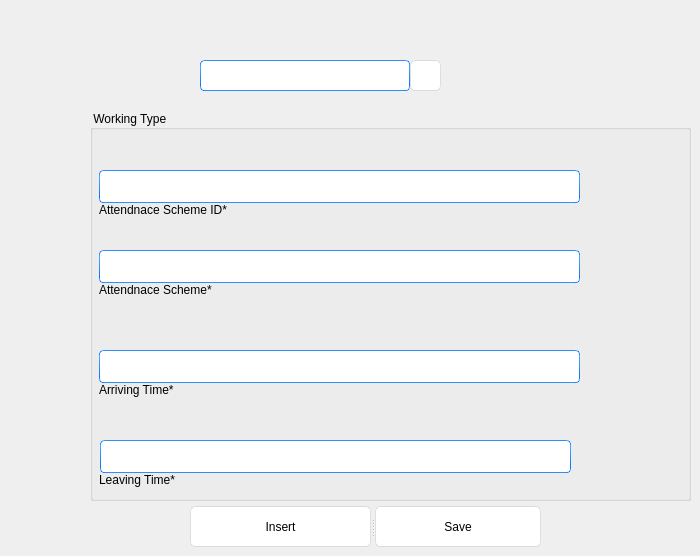
    <widget class="QWidget" name="page2">
     <widget class="QPushButton" name="search_att">
      <property name="geometry">
       <rect>
        <x>410</x>
        <y>60</y>
        <width>31</width>
        <height>31</height>
       </rect>
      </property>
      <property name="styleSheet">
       <string notr="true">QPushButton{
	font: 25 18pt &quot;Bahnschrift Light&quot;;
	border-style: solid;
	border-top-color: qlineargradient(spread:pad, x1:0.5, y1:1, x2:0.5, y2:0, stop:0 rgb(215, 215, 215), stop:1 rgb(222, 222, 222));
	border-right-color: qlineargradient(spread:pad, x1:0, y1:0.5, x2:1, y2:0.5, stop:0 rgb(217, 217, 217), stop:1 rgb(227, 227, 227));
	border-left-color: qlineargradient(spread:pad, x1:0, y1:0.5, x2:1, y2:0.5, stop:0 rgb(227, 227, 227), stop:1 rgb(217, 217, 217));
	border-bottom-color: qlineargradient(spread:pad, x1:0.5, y1:1, x2:0.5, y2:0, stop:0 rgb(215, 215, 215), stop:1 rgb(222, 222, 222));
	border-width: 1px;
	border-radius: 5px;
	color: rgb(0,0,0);
	padding: 2px;
	background-color: rgb(255,255,255);
}
QPushButton:hover{
	border-style: solid;
	border-top-color: qlineargradient(spread:pad, x1:0.5, y1:1, x2:0.5, y2:0, stop:0 rgb(195, 195, 195), stop:1 rgb(222, 222, 222));
	border-right-color: qlineargradient(spread:pad, x1:0, y1:0.5, x2:1, y2:0.5, stop:0 rgb(197, 197, 197), stop:1 rgb(227, 227, 227));
	border-left-color: qlineargradient(spread:pad, x1:0, y1:0.5, x2:1, y2:0.5, stop:0 rgb(227, 227, 227), stop:1 rgb(197, 197, 197));
	border-bottom-color: qlineargradient(spread:pad, x1:0.5, y1:1, x2:0.5, y2:0, stop:0 rgb(195, 195, 195), stop:1 rgb(222, 222, 222));
	border-width: 1px;
	border-radius: 5px;
	color: rgb(0,0,0);
	padding: 2px;
	background-color: rgb(255,255,255);
}
QPushButton:pressed{
	border-style: solid;
	border-top-color: qlineargradient(spread:pad, x1:0.5, y1:1, x2:0.5, y2:0, stop:0 rgb(215, 215, 215), stop:1 rgb(222, 222, 222));
	border-right-color: qlineargradient(spread:pad, x1:0, y1:0.5, x2:1, y2:0.5, stop:0 rgb(217, 217, 217), stop:1 rgb(227, 227, 227));
	border-left-color: qlineargradient(spread:pad, x1:0, y1:0.5, x2:1, y2:0.5, stop:0 rgb(227, 227, 227), stop:1 rgb(217, 217, 217));
	border-bottom-color: qlineargradient(spread:pad, x1:0.5, y1:1, x2:0.5, y2:0, stop:0 rgb(215, 215, 215), stop:1 rgb(222, 222, 222));
	border-width: 1px;
	border-radius: 5px;
	color: rgb(0,0,0);
	padding: 2px;
	background-color: rgb(142,142,142);
}
QPushButton:disabled{
	border-style: solid;
	border-top-color: qlineargradient(spread:pad, x1:0.5, y1:1, x2:0.5, y2:0, stop:0 rgb(215, 215, 215), stop:1 rgb(222, 222, 222));
	border-right-color: qlineargradient(spread:pad, x1:0, y1:0.5, x2:1, y2:0.5, stop:0 rgb(217, 217, 217), stop:1 rgb(227, 227, 227));
	border-left-color: qlineargradient(spread:pad, x1:0, y1:0.5, x2:1, y2:0.5, stop:0 rgb(227, 227, 227), stop:1 rgb(217, 217, 217));
	border-bottom-color: qlineargradient(spread:pad, x1:0.5, y1:1, x2:0.5, y2:0, stop:0 rgb(215, 215, 215), stop:1 rgb(222, 222, 222));
	border-width: 1px;
	border-radius: 5px;
	color: #808086;
	padding: 2px;
	background-color: rgb(142,142,142);
}</string>
      </property>
      <property name="text">
       <string/>
      </property>
      <property name="icon">
       <iconset>
        <normaloff>../icon1.jpg</normaloff>../icon1.jpg</iconset>
      </property>
      <property name="iconSize">
       <size>
        <width>32</width>
        <height>32</height>
       </size>
      </property>
     </widget>
     <widget class="QLineEdit" name="lineEdit_4">
      <property name="geometry">
       <rect>
        <x>200</x>
        <y>60</y>
        <width>210</width>
        <height>31</height>
       </rect>
      </property>
      <property name="styleSheet">
       <string notr="true">
border-width: 1px; border-radius: 4px;
background-color: rgb(255, 255, 255);
	border-style: solid;
	border-color: qlineargradient(spread:pad, x1:0.5, y1:1, x2:0.5, y2:0, stop:0 rgba(0, 113, 255, 255), stop:1 rgba(91, 171, 252, 255));</string>
      </property>
     </widget>
     <widget class="QGroupBox" name="groupBox_5">
      <property name="geometry">
       <rect>
        <x>90</x>
        <y>110</y>
        <width>601</width>
        <height>391</height>
       </rect>
      </property>
      <property name="title">
       <string> Working Type</string>
      </property>
      <property name="alignment">
       <set>Qt::AlignLeading|Qt::AlignLeft|Qt::AlignVCenter</set>
      </property>
      <property name="flat">
       <bool>true</bool>
      </property>
      <widget class="QLabel" name="label_6">
       <property name="geometry">
        <rect>
         <x>9</x>
         <y>170</y>
         <width>161</width>
         <height>19</height>
        </rect>
       </property>
       <property name="styleSheet">
        <string notr="true">font: 25 12pt &quot;Bahnschrift Light&quot;;</string>
       </property>
       <property name="text">
        <string>Attendnace Scheme*</string>
       </property>
      </widget>
      <widget class="QLabel" name="label_5">
       <property name="geometry">
        <rect>
         <x>9</x>
         <y>90</y>
         <width>181</width>
         <height>19</height>
        </rect>
       </property>
       <property name="styleSheet">
        <string notr="true">font: 25 12pt &quot;Bahnschrift Light&quot;;</string>
       </property>
       <property name="text">
        <string>Attendnace Scheme ID*</string>
       </property>
      </widget>
      <widget class="QLabel" name="label_7">
       <property name="geometry">
        <rect>
         <x>9</x>
         <y>270</y>
         <width>111</width>
         <height>19</height>
        </rect>
       </property>
       <property name="styleSheet">
        <string notr="true">font: 25 12pt &quot;Bahnschrift Light&quot;;</string>
       </property>
       <property name="text">
        <string>Arriving Time*</string>
       </property>
      </widget>
      <widget class="QLineEdit" name="att_line">
       <property name="geometry">
        <rect>
         <x>9</x>
         <y>140</y>
         <width>481</width>
         <height>33</height>
        </rect>
       </property>
       <property name="styleSheet">
        <string notr="true">
border-width: 1px; border-radius: 4px;
background-color: rgb(255, 255, 255);
	border-style: solid;
	border-color: qlineargradient(spread:pad, x1:0.5, y1:1, x2:0.5, y2:0, stop:0 rgba(0, 113, 255, 255), stop:1 rgba(91, 171, 252, 255));</string>
       </property>
      </widget>
      <widget class="QLineEdit" name="leave_line">
       <property name="geometry">
        <rect>
         <x>10</x>
         <y>330</y>
         <width>471</width>
         <height>33</height>
        </rect>
       </property>
       <property name="styleSheet">
        <string notr="true">
border-width: 1px; border-radius: 4px;
background-color: rgb(255, 255, 255);
	border-style: solid;
	border-color: qlineargradient(spread:pad, x1:0.5, y1:1, x2:0.5, y2:0, stop:0 rgba(0, 113, 255, 255), stop:1 rgba(91, 171, 252, 255));</string>
       </property>
      </widget>
      <widget class="QLineEdit" name="arrive_line">
       <property name="geometry">
        <rect>
         <x>9</x>
         <y>240</y>
         <width>481</width>
         <height>33</height>
        </rect>
       </property>
       <property name="styleSheet">
        <string notr="true">
border-width: 1px; border-radius: 4px;
background-color: rgb(255, 255, 255);
	border-style: solid;
	border-color: qlineargradient(spread:pad, x1:0.5, y1:1, x2:0.5, y2:0, stop:0 rgba(0, 113, 255, 255), stop:1 rgba(91, 171, 252, 255));</string>
       </property>
      </widget>
      <widget class="QLineEdit" name="attid_line">
       <property name="geometry">
        <rect>
         <x>9</x>
         <y>60</y>
         <width>481</width>
         <height>33</height>
        </rect>
       </property>
       <property name="styleSheet">
        <string notr="true">
border-width: 1px; border-radius: 4px;
background-color: rgb(255, 255, 255);
	border-style: solid;
	border-color: qlineargradient(spread:pad, x1:0.5, y1:1, x2:0.5, y2:0, stop:0 rgba(0, 113, 255, 255), stop:1 rgba(91, 171, 252, 255));</string>
       </property>
      </widget>
      <widget class="QLabel" name="label_8">
       <property name="geometry">
        <rect>
         <x>9</x>
         <y>360</y>
         <width>111</width>
         <height>19</height>
        </rect>
       </property>
       <property name="styleSheet">
        <string notr="true">font: 25 12pt &quot;Bahnschrift Light&quot;;</string>
       </property>
       <property name="text">
        <string>Leaving Time*</string>
       </property>
      </widget>
     </widget>
     <widget class="QSplitter" name="splitter_3">
      <property name="geometry">
       <rect>
        <x>190</x>
        <y>506</y>
        <width>351</width>
        <height>41</height>
       </rect>
      </property>
      <property name="orientation">
       <enum>Qt::Horizontal</enum>
      </property>
      <widget class="QPushButton" name="insert_att">
       <property name="styleSheet">
        <string notr="true">QPushButton{
	font: 25 18pt &quot;Bahnschrift Light&quot;;
	border-style: solid;
	border-top-color: qlineargradient(spread:pad, x1:0.5, y1:1, x2:0.5, y2:0, stop:0 rgb(215, 215, 215), stop:1 rgb(222, 222, 222));
	border-right-color: qlineargradient(spread:pad, x1:0, y1:0.5, x2:1, y2:0.5, stop:0 rgb(217, 217, 217), stop:1 rgb(227, 227, 227));
	border-left-color: qlineargradient(spread:pad, x1:0, y1:0.5, x2:1, y2:0.5, stop:0 rgb(227, 227, 227), stop:1 rgb(217, 217, 217));
	border-bottom-color: qlineargradient(spread:pad, x1:0.5, y1:1, x2:0.5, y2:0, stop:0 rgb(215, 215, 215), stop:1 rgb(222, 222, 222));
	border-width: 1px;
	border-radius: 5px;
	color: rgb(0,0,0);
	padding: 2px;
	background-color: rgb(255,255,255);
}
QPushButton:hover{
	border-style: solid;
	border-top-color: qlineargradient(spread:pad, x1:0.5, y1:1, x2:0.5, y2:0, stop:0 rgb(195, 195, 195), stop:1 rgb(222, 222, 222));
	border-right-color: qlineargradient(spread:pad, x1:0, y1:0.5, x2:1, y2:0.5, stop:0 rgb(197, 197, 197), stop:1 rgb(227, 227, 227));
	border-left-color: qlineargradient(spread:pad, x1:0, y1:0.5, x2:1, y2:0.5, stop:0 rgb(227, 227, 227), stop:1 rgb(197, 197, 197));
	border-bottom-color: qlineargradient(spread:pad, x1:0.5, y1:1, x2:0.5, y2:0, stop:0 rgb(195, 195, 195), stop:1 rgb(222, 222, 222));
	border-width: 1px;
	border-radius: 5px;
	color: rgb(0,0,0);
	padding: 2px;
	background-color: rgb(255,255,255);
}
QPushButton:pressed{
	border-style: solid;
	border-top-color: qlineargradient(spread:pad, x1:0.5, y1:1, x2:0.5, y2:0, stop:0 rgb(215, 215, 215), stop:1 rgb(222, 222, 222));
	border-right-color: qlineargradient(spread:pad, x1:0, y1:0.5, x2:1, y2:0.5, stop:0 rgb(217, 217, 217), stop:1 rgb(227, 227, 227));
	border-left-color: qlineargradient(spread:pad, x1:0, y1:0.5, x2:1, y2:0.5, stop:0 rgb(227, 227, 227), stop:1 rgb(217, 217, 217));
	border-bottom-color: qlineargradient(spread:pad, x1:0.5, y1:1, x2:0.5, y2:0, stop:0 rgb(215, 215, 215), stop:1 rgb(222, 222, 222));
	border-width: 1px;
	border-radius: 5px;
	color: rgb(0,0,0);
	padding: 2px;
	background-color: rgb(142,142,142);
}
QPushButton:disabled{
	border-style: solid;
	border-top-color: qlineargradient(spread:pad, x1:0.5, y1:1, x2:0.5, y2:0, stop:0 rgb(215, 215, 215), stop:1 rgb(222, 222, 222));
	border-right-color: qlineargradient(spread:pad, x1:0, y1:0.5, x2:1, y2:0.5, stop:0 rgb(217, 217, 217), stop:1 rgb(227, 227, 227));
	border-left-color: qlineargradient(spread:pad, x1:0, y1:0.5, x2:1, y2:0.5, stop:0 rgb(227, 227, 227), stop:1 rgb(217, 217, 217));
	border-bottom-color: qlineargradient(spread:pad, x1:0.5, y1:1, x2:0.5, y2:0, stop:0 rgb(215, 215, 215), stop:1 rgb(222, 222, 222));
	border-width: 1px;
	border-radius: 5px;
	color: #808086;
	padding: 2px;
	background-color: rgb(142,142,142);
}</string>
       </property>
       <property name="text">
        <string>Insert</string>
       </property>
      </widget>
      <widget class="QPushButton" name="save_att">
       <property name="styleSheet">
        <string notr="true">QPushButton{
	font: 25 18pt &quot;Bahnschrift Light&quot;;
	border-style: solid;
	border-top-color: qlineargradient(spread:pad, x1:0.5, y1:1, x2:0.5, y2:0, stop:0 rgb(215, 215, 215), stop:1 rgb(222, 222, 222));
	border-right-color: qlineargradient(spread:pad, x1:0, y1:0.5, x2:1, y2:0.5, stop:0 rgb(217, 217, 217), stop:1 rgb(227, 227, 227));
	border-left-color: qlineargradient(spread:pad, x1:0, y1:0.5, x2:1, y2:0.5, stop:0 rgb(227, 227, 227), stop:1 rgb(217, 217, 217));
	border-bottom-color: qlineargradient(spread:pad, x1:0.5, y1:1, x2:0.5, y2:0, stop:0 rgb(215, 215, 215), stop:1 rgb(222, 222, 222));
	border-width: 1px;
	border-radius: 5px;
	color: rgb(0,0,0);
	padding: 2px;
	background-color: rgb(255,255,255);
}
QPushButton:hover{
	border-style: solid;
	border-top-color: qlineargradient(spread:pad, x1:0.5, y1:1, x2:0.5, y2:0, stop:0 rgb(195, 195, 195), stop:1 rgb(222, 222, 222));
	border-right-color: qlineargradient(spread:pad, x1:0, y1:0.5, x2:1, y2:0.5, stop:0 rgb(197, 197, 197), stop:1 rgb(227, 227, 227));
	border-left-color: qlineargradient(spread:pad, x1:0, y1:0.5, x2:1, y2:0.5, stop:0 rgb(227, 227, 227), stop:1 rgb(197, 197, 197));
	border-bottom-color: qlineargradient(spread:pad, x1:0.5, y1:1, x2:0.5, y2:0, stop:0 rgb(195, 195, 195), stop:1 rgb(222, 222, 222));
	border-width: 1px;
	border-radius: 5px;
	color: rgb(0,0,0);
	padding: 2px;
	background-color: rgb(255,255,255);
}
QPushButton:pressed{
	border-style: solid;
	border-top-color: qlineargradient(spread:pad, x1:0.5, y1:1, x2:0.5, y2:0, stop:0 rgb(215, 215, 215), stop:1 rgb(222, 222, 222));
	border-right-color: qlineargradient(spread:pad, x1:0, y1:0.5, x2:1, y2:0.5, stop:0 rgb(217, 217, 217), stop:1 rgb(227, 227, 227));
	border-left-color: qlineargradient(spread:pad, x1:0, y1:0.5, x2:1, y2:0.5, stop:0 rgb(227, 227, 227), stop:1 rgb(217, 217, 217));
	border-bottom-color: qlineargradient(spread:pad, x1:0.5, y1:1, x2:0.5, y2:0, stop:0 rgb(215, 215, 215), stop:1 rgb(222, 222, 222));
	border-width: 1px;
	border-radius: 5px;
	color: rgb(0,0,0);
	padding: 2px;
	background-color: rgb(142,142,142);
}
QPushButton:disabled{
	border-style: solid;
	border-top-color: qlineargradient(spread:pad, x1:0.5, y1:1, x2:0.5, y2:0, stop:0 rgb(215, 215, 215), stop:1 rgb(222, 222, 222));
	border-right-color: qlineargradient(spread:pad, x1:0, y1:0.5, x2:1, y2:0.5, stop:0 rgb(217, 217, 217), stop:1 rgb(227, 227, 227));
	border-left-color: qlineargradient(spread:pad, x1:0, y1:0.5, x2:1, y2:0.5, stop:0 rgb(227, 227, 227), stop:1 rgb(217, 217, 217));
	border-bottom-color: qlineargradient(spread:pad, x1:0.5, y1:1, x2:0.5, y2:0, stop:0 rgb(215, 215, 215), stop:1 rgb(222, 222, 222));
	border-width: 1px;
	border-radius: 5px;
	color: #808086;
	padding: 2px;
	background-color: rgb(142,142,142);
}</string>
       </property>
       <property name="text">
        <string>Save</string>
       </property>
      </widget>
     </widget>
    </widget>
